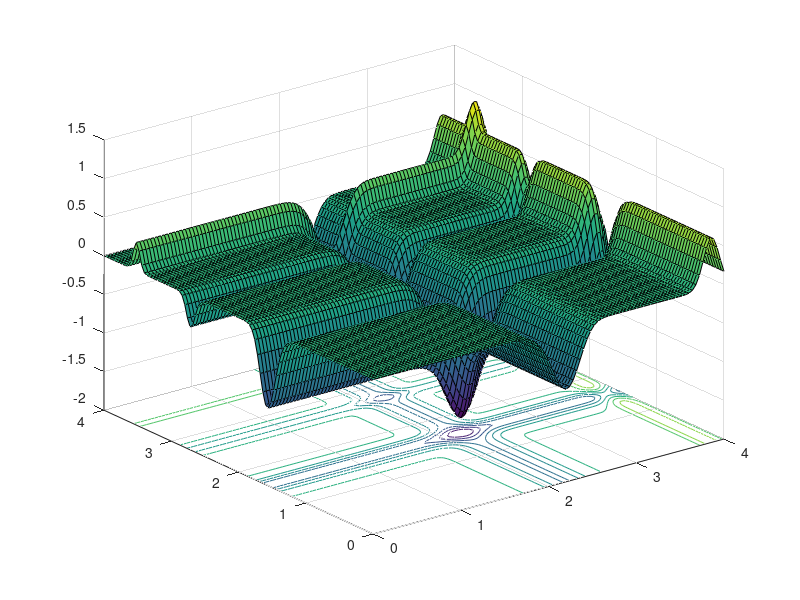
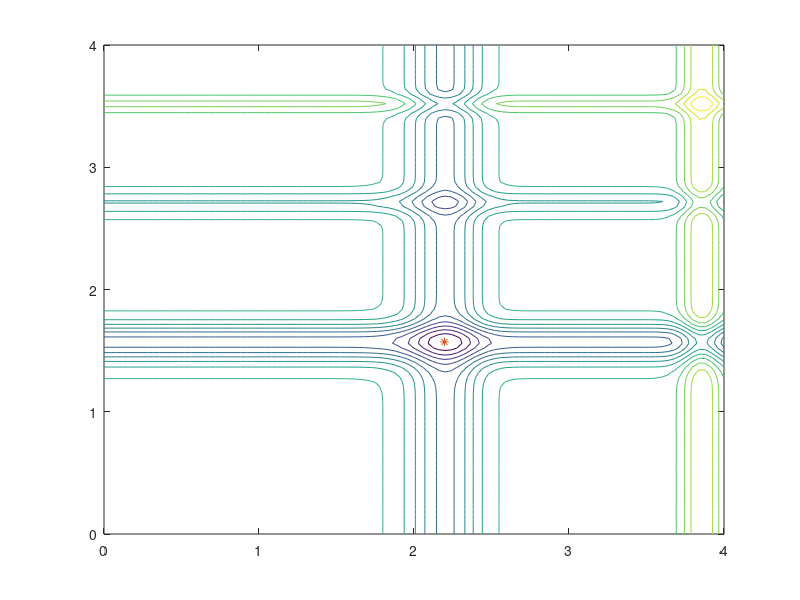

Here is the MATLAB script that generated these plots, in order:
% ======================================================== % 
% Files of the Matlab programs included in the book:       %
% Xin-She Yang, Nature-Inspired Metaheuristic Algorithms,  %
% Second Edition, Luniver Press, (2010).   www.luniver.com %
% ======================================================== %    

% The Particle Swarm Optimization
% (written by X S Yang, Cambridge University)
% Usage: pso(number_of_particles,Num_iterations)
%  eg:   best=pso_demo(20,10);
% where best=[xbest ybest zbest]  %an n by 3 matrix
%   xbest(i)/ybest(i) are the best at ith iteration

function [best]=pso_demo(n, Num_iterations)
% n=number of particles
% Num_iterations=total number of iterations
if nargin<2,   Num_iterations=20;  end
if nargin<1,   n=25;          end
% Michalewicz Function f*=-1.801 at [2.20319,1.57049]
% Splitting two parts to avoid long lines in printing
str1='-sin(x)*(sin(x^2/3.14159))^20';
str2='-sin(y)*(sin(2*y^2/3.14159))^20';
funstr=strcat(str1,str2);
% Converting to an inline function and vectorization
f=vectorize(inline(funstr));
% range=[xmin xmax ymin ymax];
range=[0 4 0 4];
% ----------------------------------------------------
% Setting the parameters: alpha, beta
% Random amplitude of roaming particles alpha=[0,1]
% alpha=gamma^t=0.7^t;
% Speed of convergence (0->1)=(slow->fast)
beta=0.5;
% ----------------------------------------------------
% Grid values of the objective function
% These values are used for visualization only
Ngrid=100;
dx=(range(2)-range(1))/Ngrid;
dy=(range(4)-range(3))/Ngrid;
xgrid=range(1):dx:range(2); ygrid=range(3):dy:range(4);
[x,y]=meshgrid(xgrid,ygrid);
z=f(x,y);
% Display the shape of the function to be optimized
figure(1);
surfc(x,y,z);
% ---------------------------------------------------
best=zeros(Num_iterations,3);   % initialize history
% ----- Start Particle Swarm Optimization -----------
% generating the initial locations of n particles
[xn,yn]=init_pso(n,range);
% Display the paths of particles in a figure
% with a contour of the objective function
 figure(2);
% Start iterations
for i=1:Num_iterations,
% Show the contour of the function
  contour(x,y,z,15); hold on;
% Find the current best location (xo,yo)
zn=f(xn,yn);
zn_min=min(zn);
xo=min(xn(zn==zn_min));
yo=min(yn(zn==zn_min));
zo=min(zn(zn==zn_min));
% Trace the paths of all roaming particles
% Display these roaming particles
plot(xn,yn,'.',xo,yo,'*'); axis(range);
% The accelerated PSO with alpha=gamma^t
  gamma=0.7; alpha=gamma.^i;
% Move all the particles to new locations
[xn,yn]=pso_move(xn,yn,xo,yo,alpha,beta,range);
drawnow;
% Use "hold on" to display paths of particles
hold off;
% History
best(i,1)=xo; best(i,2)=yo; best(i,3)=zo;
end   %%%%% end of iterations
% ----- All subfunctions are listed here -----
% Intial locations of n particles
function [xn,yn]=init_pso(n,range)
xrange=range(2)-range(1); yrange=range(4)-range(3);
xn=rand(1,n)*xrange+range(1);
yn=rand(1,n)*yrange+range(3);
% Move all the particles toward (xo,yo)
function [xn,yn]=pso_move(xn,yn,xo,yo,a,b,range)
nn=size(yn,2);  %a=alpha, b=beta
xn=xn.*(1-b)+xo.*b+a.*(rand(1,nn)-0.5);
yn=yn.*(1-b)+yo.*b+a.*(rand(1,nn)-0.5);
[xn,yn]=findrange(xn,yn,range);
% Make sure the particles are within the range
function [xn,yn]=findrange(xn,yn,range)
nn=length(yn);
for i=1:nn,
   if xn(i)<=range(1), xn(i)=range(1); end
   if xn(i)>=range(2), xn(i)=range(2); end
   if yn(i)<=range(3), yn(i)=range(3); end
   if yn(i)>=range(4), yn(i)=range(4); end
end

